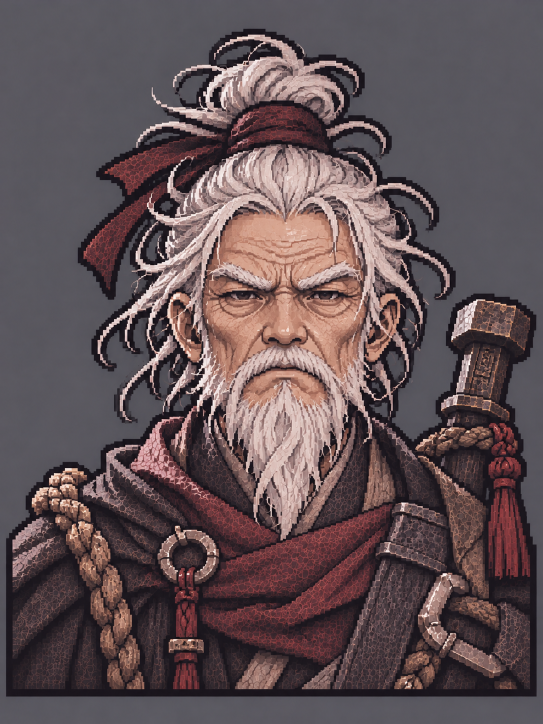
#> input picture tools/portrait_art/src/baekmu_dot.webp, 1086 x 1448 px (shown at 1/2 size)
$ python -i gen.py   (imports and definitions only)
#> lines starting #> are read from the running program, lines starting #| are printed output that depends on the picture
import os, re, json, sys
from PIL import Image

ROOT = os.path.abspath(os.path.join(os.path.dirname(__file__), '..', '..'))
SRC = os.path.join(ROOT, 'tools', 'portrait_art', 'src')
IMG = os.path.join(ROOT, 'assets', 'img', 'portrait')
BIOS = os.path.join(ROOT, 'supabase', 'gen_portrait', 'bios.md')
OUT_JS = os.path.join(ROOT, 'assets', 'js', 'housing', 'portraits.js')
OUT_BOOK = os.path.join(ROOT, 'assets', 'js', 'portrait_book.js')
OUT_SQL = os.path.join(ROOT, 'supabase', 'gen_portrait', 'items.sql')

CAST = [
    ('hanseol', '감찰관 한설', 'mq_red_seal'),
    ('mogaram', '기록관 모가람', 'mq_red_seal'),
    ('yeonseohui', '서기관 연서희', 'mq_red_seal'),
    ('nodeul', '뱃사공 노들 영감', 'mq_drowned_ledger'),
    ('danbi', '주홍 무녀 단비', 'mq_red_moon_oath'),
    ('yeounbi', '호송대장 여운비', 'mq_red_moon_oath'),
    ('sawol', '무녀 사월', 'mq_red_moon_oath'),
    ('seokjinak', '맹주 석진악', 'mq_frost_seal'),
    ('baekmu', '말뚝지기 백무', 'mq_frost_seal'),
    ('wolhwa', '교주 월화', 'mq_eclipse_gate'),
    ('jinsorang', '도방 진소랑', 'mq_sunken_lantern'),
    ('gaon', '늙은 거북 가온', 'mq_sunken_lantern'),
    ('jangmuhyeon', '노장 장무현', 'mq_ash_sea'),
    ('galmae', '정찰대장 갈매', 'mq_ash_sea'),
    ('dohwa', '등대지기 도화', 'mq_ash_sea'),
    ('baekunseo', '도제조 백운서', 'mq_lamp_shadow'),
    ('yundohan', '출납관 윤도한', 'mq_nine_gates'),
    ('hahujeong', '태사령 하후정', 'mq_nine_gates'),
    ('guseul', '장부지기 구슬', 'mq_nameless_bell'),
    ('samagyeom', '대호법 사마겸', 'mq_eclipse_gate'),
    ('maehyang', '장부 행수 매향', 'mdq_4'),
    ('cheongpa', '잠수꾼 청파', 'mdq_4'),
    ('seoiyeon', '수석 관측관 서이연', 'mq_nine_gates'),
    ('seoharam', '관측관 서하람', 'mdq_4'),
    ('mumyeong', '회주 무명', 'mq_frost_seal'),
    ('soi', '무녀 소이', 'mq_frost_seal'),
    ('kangducheol', '교관 강두철', 'mq_red_seal'),
    ('munsu', '서리 문수', 'mdq_1'),
    ('munseojin', '기밀 사관 문서진', 'mq_nine_gates'),
    ('yeoul', '길잡이 여울', 'gq_1'),
    ('mukho', '촌장 묵호', 'gq_1'),
    ('dani', '단이', 'gq_1'),
    ('hisu', '서리 희수', 'mkq_1'),
    ('daon', '다온', 'mkq_1'),
    ('wolha', '이름 거둠꾼 월하', 'mkq_1'),
    ('seoyul', '서율', 'mkq_5'),
    ('seoha', '서하', 'mkq_5'),
    ('hyegak', '수좌 혜각', 'mdq_7'),
    ('yeoseotjjae', '채무 추적자 여섯째', 'mdq_8'),
    ('gwakduchil', '곽두칠', 'mdq_15'),
    ('gyeonghyeon', '정리관 경현', 'mdq_17'),
    ('ongyeol', '온결', 'hwq_2'),
    ('nopsae', '높새', 'hwq_3'),
    ('mulkko', '물꼬', 'hwq_3'),
    ('barang', '바랑', 'hwq_7'),
    ('soemae', '쇠매', 'hwq_7'),
    ('saeum', '새움', 'hwq_8'),
    ('oksan', '옥산 할머니', 'hwq_8'),
    ('seolmae', '설매', 'hwq_9'),
    ('oesol', '외솔', 'hwq_9'),
    ('maesol', '매솔', 'hwq_10'),
    ('neoseol', '너설', 'hwq_1'),
    ('bokman', '복만 영감', 'hwq_1'),
    ('damgeum', '담금', 'hwq_7'),
]
W, H = 24, 32
ILL_W, ILL_H = 768, 1024
COLORS = 48
ALPHA = '0123456789abcdefghijklmnopqrstuvwxyzABCDEFGHIJKLMNOPQRSTUVWXYZ-_'
FRAME = {'w': 1.75, 'h': 38, 'paper': [.125, 3]}
ITEM_DESC = '별채 벽에 거는 초상 액자. 누르면 큰 그림을 볼 수 있습니다. 초상 화첩에서 꺼낸 것이라 버려도 화첩에서 다시 꺼낼 수 있습니다.'


def bbox(im):
    px = im.convert('RGB'); w, h = px.size; bg = px.getpixel((5, 5))
    small = px.resize((w // 4, h // 4), Image.NEAREST); L = small.load(); sw, sh = small.size
    xs, ys = [], []
    for y in range(sh):
        for x in range(sw):
            if sum(abs(a - b) for a, b in zip(L[x, y], bg)) > 40: xs.append(x); ys.append(y)
    return min(xs) * 4, min(ys) * 4, max(xs) * 4 + 4, max(ys) * 4 + 4


def crop34_content(im):
    im = im.convert('RGB'); bg = im.getpixel((5, 5))
    x0, y0, x1, y1 = bbox(im); hh = y1 - y0; top = max(0, y0 - int(hh * 0.03)); hh = y1 - top; ww = int(hh * 0.75); cx = (x0 + x1) // 2; l = cx - ww // 2
    c = Image.new('RGB', (ww, hh), bg); c.paste(im.crop((max(0, l), top, min(im.width, l + ww), y1)), (max(0, -l), 0)); return c


# [83 lines left out: functions flat_bottom, crop34_full, bios, main, not called in this run]


# [1 line not run here, left out]

>>> from PIL import Image
>>> picture = Image.open('src/baekmu_dot.webp')
#> picture is the input picture: PIL image 1086x1448 RGB; mean R, G, B 97.6, 81.8, 84.8
>>> result = crop34_content(picture)
#> in crop34_content, `bg = im.getpixel((5, 5))`: bg = (91, 89, 97)
#> in bbox, `small = px.resize((w // 4, h // 4), Image.NEAREST)`:
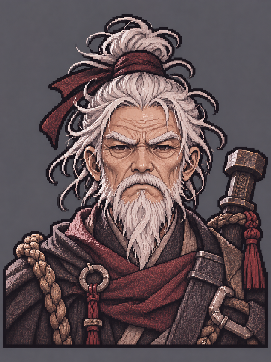
#> small: PIL image 271x362 RGB; mean R, G, B 97.5, 81.7, 84.7
#> in crop34_content, `x0, y0, x1, y1 = bbox(im)`: x0 = 12; y0 = 56; x1 = 1072; y1 = 1392
#> in crop34_content, `hh = y1 - y0`: hh = 1336
#> in crop34_content, `top = max(0, y0 - int(hh * 0.03))`: top = 16
#> in crop34_content, `hh = y1 - top`: hh = 1376
#> in crop34_content, `ww = int(hh * 0.75)`: ww = 1032
#> in crop34_content, `cx = (x0 + x1) // 2`: cx = 542
#> in crop34_content, `l = cx - ww // 2`: l = 26
#> in crop34_content, `c = Image.new('RGB', (ww, hh), bg)`:
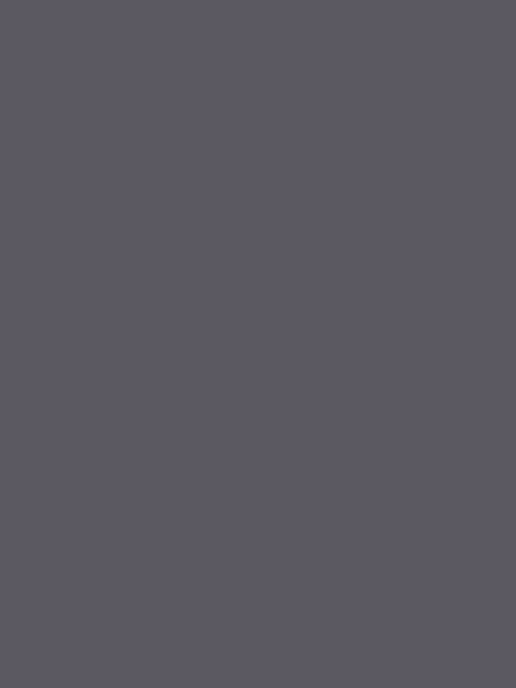
#> c: PIL image 1032x1376 RGB (shown at 1/2 size); mean R, G, B 91, 89, 97
#> in crop34_content, `c.paste(im.crop((max(0, l), top, min(im.width, l + ww), y1)), (max(0, `:
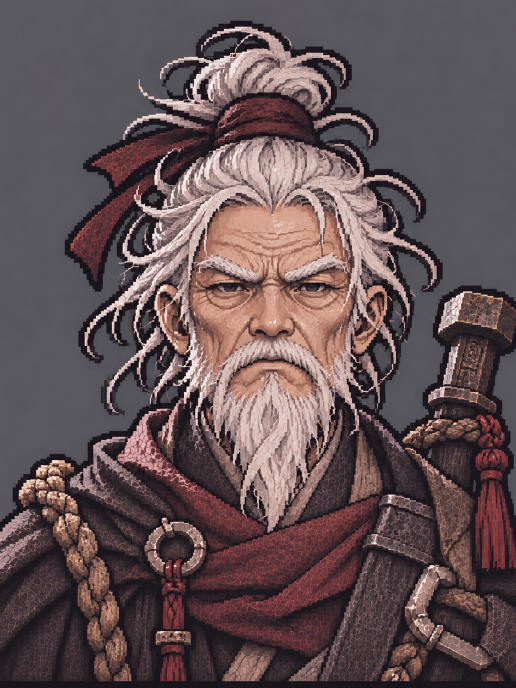
#> c: PIL image 1032x1376 RGB (shown at 1/2 size); mean R, G, B 99, 81.7, 84.2

$ run again, on tools/portrait_art/src/damgeum_dot.webp
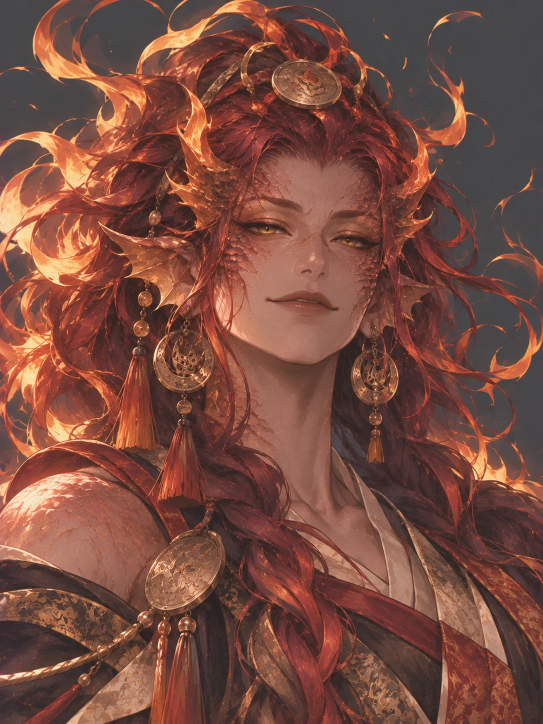
#> input picture tools/portrait_art/src/damgeum_dot.webp, 1086 x 1448 px (shown at 1/2 size)
#> picture is the input picture: PIL image 1086x1448 RGB; mean R, G, B 120.9, 75.7, 64
#> in crop34_content, `bg = im.getpixel((5, 5))`: bg = (74, 71, 74)
#> in bbox, `small = px.resize((w // 4, h // 4), Image.NEAREST)`:
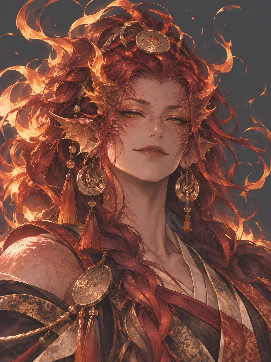
#> small: PIL image 271x362 RGB; mean R, G, B 120.9, 75.7, 63.9
#> x0 = 0; x1 = 1084; y1 = 1448
#> top = 0
#> ww = 1086
#> cx = 542
#> l = -1

$ run again, on tools/portrait_art/src/danbi_dot.webp
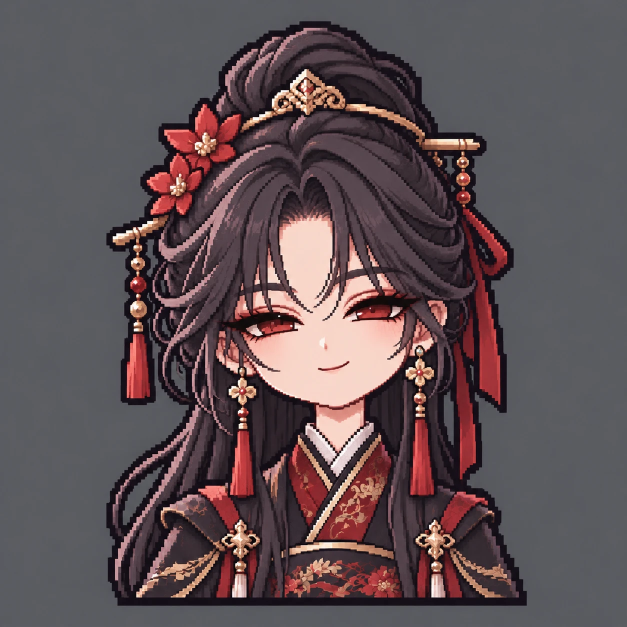
#> input picture tools/portrait_art/src/danbi_dot.webp, 1254 x 1254 px (shown at 1/2 size)
#> picture is the input picture: PIL image 1254x1254 RGB; mean R, G, B 95.4, 81.2, 84.6
#> in crop34_content, `bg = im.getpixel((5, 5))`: bg = (90, 92, 98)
#> in bbox, `small = px.resize((w // 4, h // 4), Image.NEAREST)`:
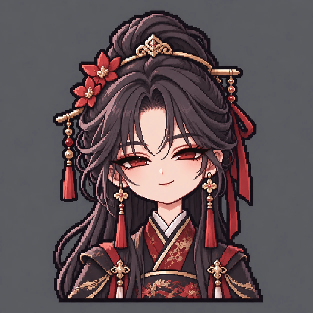
#> small: PIL image 313x313 RGB; mean R, G, B 95.3, 81.1, 84.5
#> x0 = 212; y0 = 40; x1 = 1052; y1 = 1212
#> hh = 1172
#> top = 5
#> hh = 1207
#> ww = 905
#> cx = 632
#> l = 180
#> in crop34_content, `c.paste(im.crop((max(0, l), top, min(im.width, l + ww), y1)), (max(0, `:
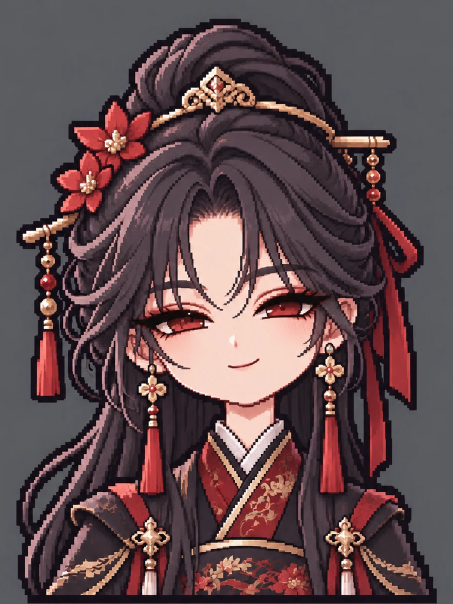
#> c: PIL image 905x1207 RGB (shown at 1/2 size); mean R, G, B 97.6, 76.4, 79.3
